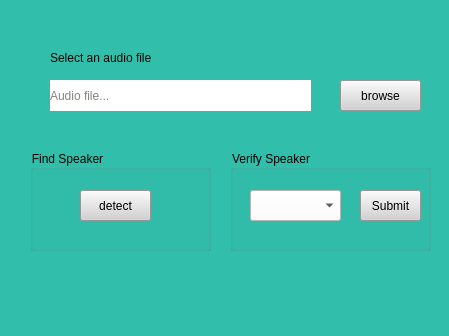
<?xml version="1.0" encoding="UTF-8"?>
<ui version="4.0">
 <class>Form</class>
 <widget class="QWidget" name="Form">
  <property name="geometry">
   <rect>
    <x>0</x>
    <y>0</y>
    <width>449</width>
    <height>336</height>
   </rect>
  </property>
  <property name="windowTitle">
   <string>Recognizer</string>
  </property>
  <property name="styleSheet">
   <string notr="true">background-color:rgb(49, 190, 170)</string>
  </property>
  <widget class="QPushButton" name="pushButton">
   <property name="geometry">
    <rect>
     <x>340</x>
     <y>80</y>
     <width>81</width>
     <height>31</height>
    </rect>
   </property>
   <property name="autoFillBackground">
    <bool>false</bool>
   </property>
   <property name="styleSheet">
    <string notr="true">background-color: rgb(210, 210, 210);</string>
   </property>
   <property name="text">
    <string>browse</string>
   </property>
  </widget>
  <widget class="QLabel" name="Filelabel">
   <property name="geometry">
    <rect>
     <x>50</x>
     <y>80</y>
     <width>261</width>
     <height>31</height>
    </rect>
   </property>
   <property name="autoFillBackground">
    <bool>false</bool>
   </property>
   <property name="styleSheet">
    <string notr="true">background-color:rgb(255, 255, 255);
color: rgb(136, 130, 122);</string>
   </property>
   <property name="frameShadow">
    <enum>QFrame::Plain</enum>
   </property>
   <property name="text">
    <string>Audio file...</string>
   </property>
   <property name="textFormat">
    <enum>Qt::AutoText</enum>
   </property>
   <property name="scaledContents">
    <bool>false</bool>
   </property>
   <property name="margin">
    <number>5</number>
   </property>
  </widget>
  <widget class="QLabel" name="label">
   <property name="geometry">
    <rect>
     <x>50</x>
     <y>50</y>
     <width>161</width>
     <height>16</height>
    </rect>
   </property>
   <property name="text">
    <string>Select an audio file</string>
   </property>
  </widget>
  <widget class="QGroupBox" name="groupBox">
   <property name="geometry">
    <rect>
     <x>30</x>
     <y>150</y>
     <width>181</width>
     <height>101</height>
    </rect>
   </property>
   <property name="title">
    <string>Find Speaker</string>
   </property>
   <widget class="QPushButton" name="pushButton_2">
    <property name="geometry">
     <rect>
      <x>50</x>
      <y>40</y>
      <width>71</width>
      <height>31</height>
     </rect>
    </property>
    <property name="styleSheet">
     <string notr="true">background-color: rgb(210, 210, 210);</string>
    </property>
    <property name="text">
     <string>detect</string>
    </property>
   </widget>
  </widget>
  <widget class="QGroupBox" name="groupBox_2">
   <property name="geometry">
    <rect>
     <x>230</x>
     <y>150</y>
     <width>201</width>
     <height>101</height>
    </rect>
   </property>
   <property name="title">
    <string>Verify Speaker</string>
   </property>
   <widget class="QComboBox" name="comboBox">
    <property name="geometry">
     <rect>
      <x>20</x>
      <y>40</y>
      <width>91</width>
      <height>31</height>
     </rect>
    </property>
    <property name="styleSheet">
     <string notr="true">background-color: rgb(255, 255, 255);</string>
    </property>
   </widget>
   <widget class="QPushButton" name="pushButton_3">
    <property name="geometry">
     <rect>
      <x>130</x>
      <y>40</y>
      <width>61</width>
      <height>31</height>
     </rect>
    </property>
    <property name="styleSheet">
     <string notr="true">background-color: rgb(210, 210, 210);</string>
    </property>
    <property name="text">
     <string>Submit</string>
    </property>
   </widget>
  </widget>
 </widget>
 <resources/>
 <connections/>
</ui>
